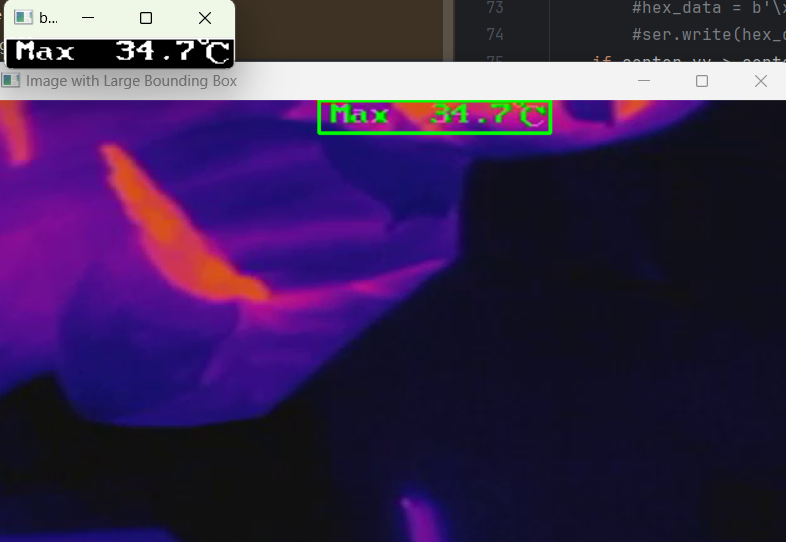
#> input picture 海康TB4117热成像相机图像识别/green.png, 786 x 542 px, given in place of video.mp4, which was not available
$ python TB4117_show.py
#> lines starting #> are read from the running program, lines starting #| are printed output that depends on the picture; after the words box and inside, x2 and y2 are one past the last pixel; in counts of white or black regions, pixels touching at a corner belong together; pictures that were not available may be replaced by others from this repository, and a replacement may not be noted
import cv2
import numpy as np

cap = cv2.VideoCapture("video.mp4")
if not cap.isOpened():
    print("Error: Could not open video.")
    exit()


while True:
    ret, frame = cap.read()
#> frame is the input picture: shape (542, 786, 3); mean B, G, R 80.9, 38.8, 58.6
    height, width = frame.shape[:2]
#> height = 542; width = 786

    center_xx = width // 2
#> center_xx = 393
    center_yy = height // 2
#> center_yy = 271

    _, binary_image = cv2.threshold(frame, 240, 255, cv2.THRESH_BINARY)

    gray = cv2.cvtColor(binary_image, cv2.COLOR_BGR2GRAY)
    _, binary = cv2.threshold(gray, 0, 255, cv2.THRESH_BINARY)
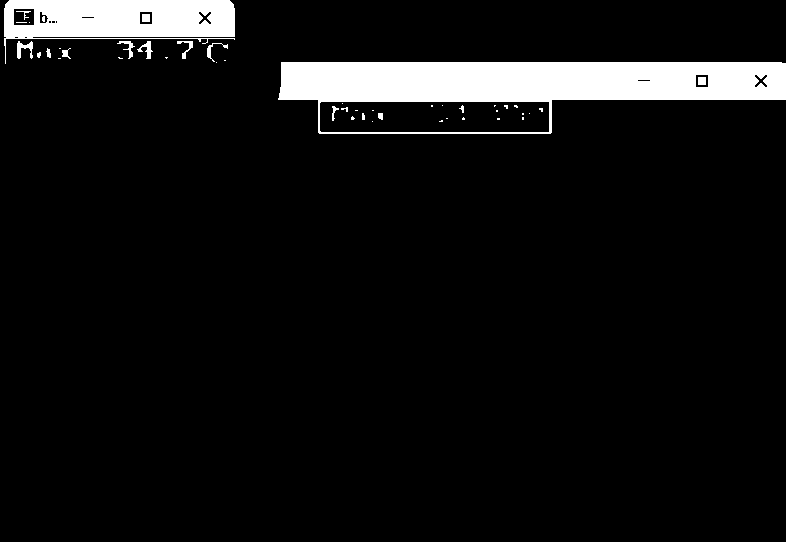
#> binary: shape (542, 786); 6.9% white; 46 white regions (31 under 20 px)

    contours, _ = cv2.findContours(binary, cv2.RETR_EXTERNAL, cv2.CHAIN_APPROX_SIMPLE)
#> contours = 16 contours, 7 with area under 20; largest, box (x1, y1, x2, y2) and area: (278, 62, 786, 134) 26587, (4, 0, 235, 64) 8318, (17, 41, 33, 59) 105, (137, 41, 153, 59) 78, (117, 41, 135, 59) 58

    x_min, y_min = float('inf'), float('inf')
    x_max, y_max = float('-inf'), float('-inf')

    for contour in contours:
        x, y, w, h = cv2.boundingRect(contour)
        x_min = min(x_min, x)
        y_min = min(y_min, y)
        x_max = max(x_max, x + w)
        y_max = max(y_max, y + h)
#> this loop made 16 passes
#> (x, y, w, h, x_min, y_min) on passes 1, 2, 6, 7, 8, 10, 11, 12, 13, 14, 15, 16: (278, 62, 508, 72, 278, 62), (216, 62, 1, 1, 216, 62), (118, 57, 5, 2, 58, 57), (37, 52, 4, 6, 37, 52), (62, 48, 9, 11, 37, 48), (46, 48, 5, 10, 37, 48), (207, 43, 21, 19, 37, 43), (177, 41, 16, 18, 37, 41), (137, 41, 16, 18, 37, 41), (117, 41, 18, 18, 37, 41), (17, 41, 16, 18, 17, 41), (4, 0, 231, 64, 4, 0)
#> (contour, x, y, w, h, x_min, y_min) on passes 3, 4, 5, 9: ([[224, 60], [225, 60]], 224, 60, 2, 1, 216, 60), ([[58, 58], [60, 58]], 58, 58, 3, 1, 58, 58), ([[165, 57], [166, 58], [167, 57]], 165, 57, 3, 2, 58, 57), ([[59, 48], [60, 48]], 59, 48, 2, 1, 37, 48)

    large_box = (x_min, y_min, x_max - x_min, y_max - y_min)
#> large_box = (4, 0, 782, 134)

    # 绘制框
    cv2.rectangle(frame, (x_min, y_min), (x_max+5, y_max+5), (0, 255, 0), 2)
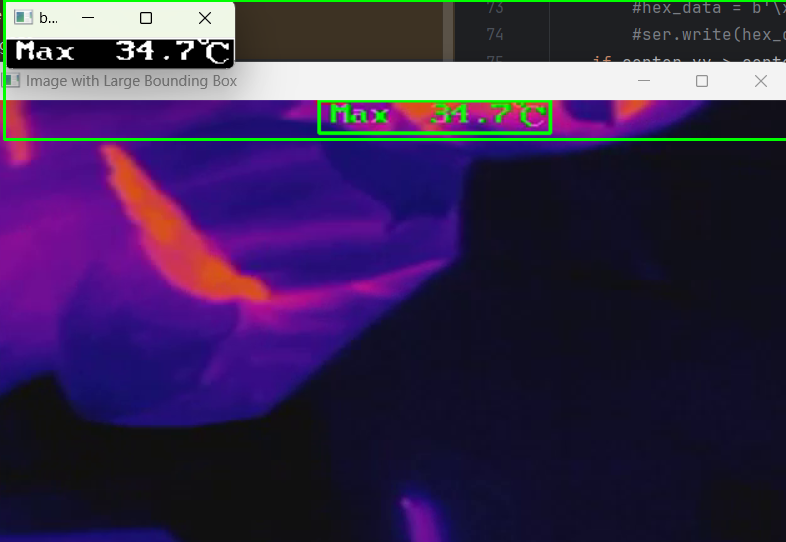
#> frame: shape (542, 786, 3); 1.01% of pixels changed, all inside (x1, y1, x2, y2) = (3, 0, 786, 141)
    cv2.imshow('Image with Large Bounding Box', frame)

    center_x = x_min + (x_max - x_min) // 2
#> center_x = 395
    center_y = y_min + (y_max - y_min) // 2
#> center_y = 67
    print(f"Center of the large bounding box: ({center_x}, {center_y})")
#| Center of the large bounding box: (395, 67)

    roi = frame[y_min:y_max+5, x_min:x_max+5]
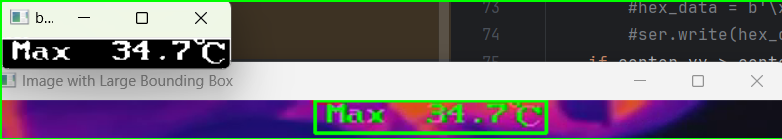
#> roi: shape (139, 782, 3); mean B, G, R 118.7, 110.5, 115.7
    cv2.imshow('roi',roi)

    hsv = cv2.cvtColor(roi, cv2.COLOR_BGR2HSV)
#> hsv: shape (139, 782, 3); mean H, S, V 61.8, 82.6, 138.2

    lower_red1 = np.array([0, 120, 70])
    upper_red1 = np.array([10, 255, 255])
    lower_red2 = np.array([170, 120, 70])
    upper_red2 = np.array([180, 255, 255])
    lower_green = np.array([40, 40, 40])
    upper_green = np.array([80, 255, 255])

    mask_red1 = cv2.inRange(hsv, lower_red1, upper_red1)
#> mask_red1: shape (139, 782); 0.73% white; 54 white regions (48 under 20 px), largest, box (x1, y1, x2, y2) and area: (395, 103, 439, 118) 386, (620, 100, 640, 112) 151, (444, 103, 457, 110) 52, (522, 103, 539, 110) 45, (2, 100, 7, 107) 29, (507, 103, 517, 109) 21
    mask_red2 = cv2.inRange(hsv, lower_red2, upper_red2)
#> mask_red2: shape (139, 782); 1% white; 23 white regions (16 under 20 px), largest, box (x1, y1, x2, y2) and area: (2, 100, 18, 138) 429, (390, 103, 435, 130) 277, (616, 100, 645, 115) 166
    mask_red = mask_red1 | mask_red2
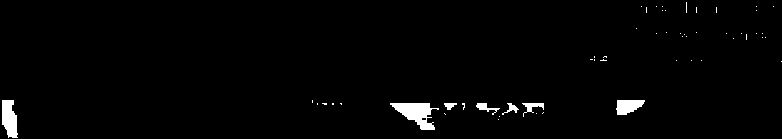
#> mask_red: shape (139, 782); 1.8% white; 55 white regions (48 under 20 px), largest, box (x1, y1, x2, y2) and area: (390, 103, 439, 130) 670, (2, 100, 18, 138) 458, (616, 100, 645, 115) 317
    mask_green = cv2.inRange(hsv, lower_green, upper_green)
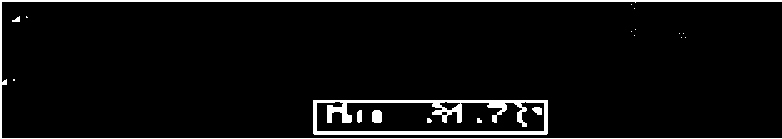
#> mask_green: shape (139, 782); 5.2% white; 19 white regions (11 under 20 px), largest, box (x1, y1, x2, y2) and area: (313, 100, 548, 135) 2736, (0, 0, 782, 139) 2642, (372, 110, 382, 123) 121

    num_pixels_red = cv2.countNonZero(mask_red)
#> num_pixels_red = 1919
    num_pixels_green = cv2.countNonZero(mask_green)
#> num_pixels_green = 5705

    gray = cv2.cvtColor(roi, cv2.COLOR_BGR2GRAY)
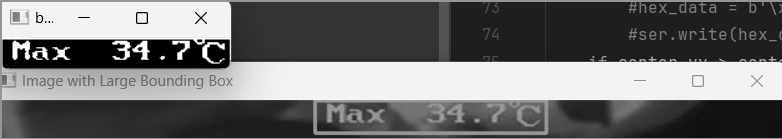
#> gray: shape (139, 782); min 0, max 255, mean 113.1
    if num_pixels_green > num_pixels_red:
        print("green")
        _, binary = cv2.threshold(gray, 127, 255, cv2.THRESH_BINARY)
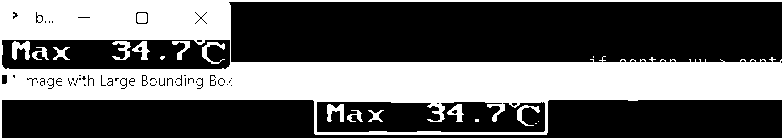
#> binary: shape (139, 782); 39.1% white; 19 white regions (5 under 20 px), largest, box (x1, y1, x2, y2) and area: (0, 0, 782, 139) 40688, (12, 41, 30, 60) 216, (327, 104, 344, 122) 187

    else :
        print("red")
        _, binary = cv2.threshold(gray, 50, 255, cv2.THRESH_BINARY)


    cv2.imshow('binarry',binary)

    if cv2.waitKey(25) & 0xFF == ord('q'):
#> (key q is pressed here)
        break

cap.release()
cv2.destroyAllWindows()

$ run again, on 海康TB4117热成像相机图像识别/red.png
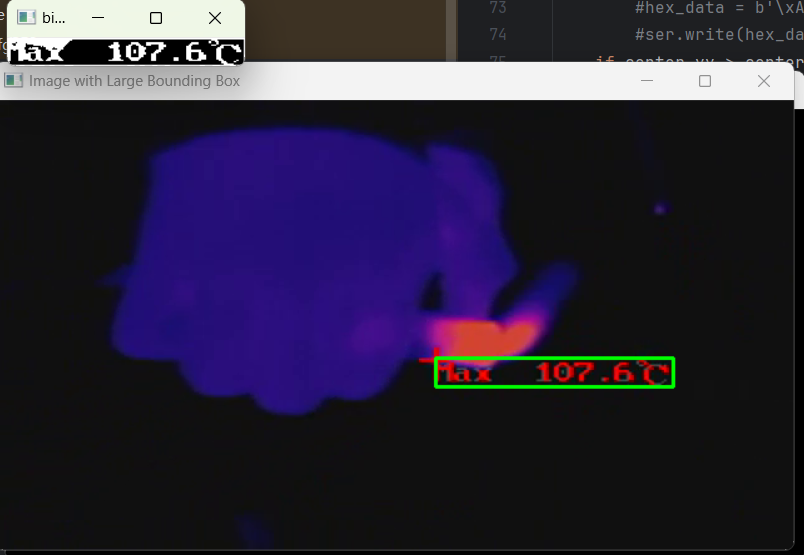
#> input picture 海康TB4117热成像相机图像识别/red.png, 804 x 555 px, given in place of video.mp4, which was not available
#> frame is the input picture: shape (555, 804, 3); mean B, G, R 59, 38.4, 44.4
#> `_, binary = cv2.threshold(gray, 0, 255, cv2.THRESH_BINARY)`:
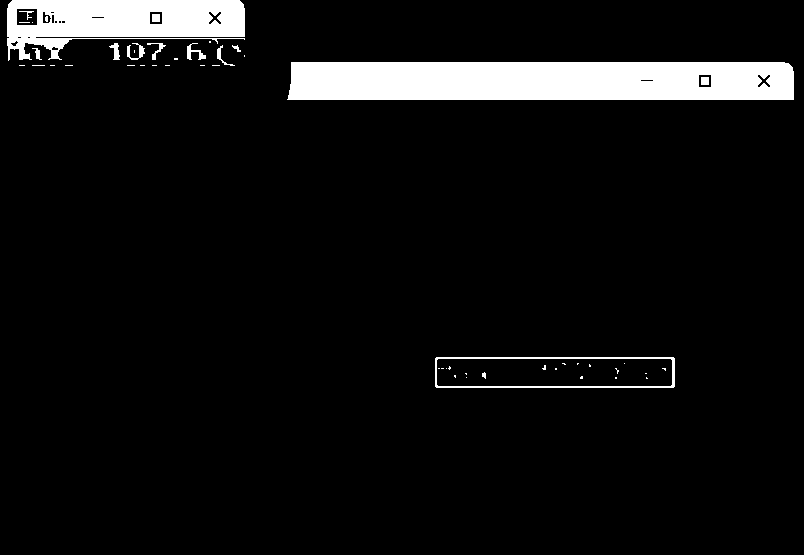
#> binary: shape (555, 804); 6.7% white; 50 white regions (36 under 20 px)
#> contours = 24 contours, 15 with area under 20; largest, box (x1, y1, x2, y2) and area: (287, 62, 794, 100) 18580, (7, 0, 245, 61) 9214, (435, 357, 675, 388) 7168, (187, 43, 206, 60) 81, (127, 43, 145, 60) 73
#> the loop `for contour in contours:` made 24 passes
#> (contour, x, y, w, h, x_min, y_min, x_max) on passes 2 to 9: ([[212, 65], [219, 65]], 212, 65, 8, 1, 212, 65, 675), ([[200, 65], [204, 65]], 200, 65, 5, 1, 200, 65, 675), ([[165, 65], [169, 65]], 165, 65, 5, 1, 165, 65, 675), ([[152, 65], [156, 65]], 152, 65, 5, 1, 152, 65, 675), ([[140, 65], [144, 65]], 140, 65, 5, 1, 140, 65, 675), ([[127, 65], [134, 65]], 127, 65, 8, 1, 127, 65, 675), ([[65, 65], [72, 65]], 65, 65, 8, 1, 65, 65, 675), ([[50, 65], [54, 65]], 50, 65, 5, 1, 50, 65, 675)
#> large_box = (7, 0, 787, 388)
#> frame: shape (555, 804, 3); 1.41% of pixels changed, all inside (x1, y1, x2, y2) = (6, 0, 801, 395)
#> center_x = 400
#> center_y = 194
#| Center of the large bounding box: (400, 194)
#> hsv: shape (393, 792, 3); mean H, S, V 67.7, 92.9, 84.5
#> mask_red1: shape (393, 792); 1.1% white; 62 white regions (49 under 20 px), largest, box (x1, y1, x2, y2) and area: (449, 323, 522, 356) 1791, (554, 362, 587, 382) 278, (606, 362, 627, 382) 207
#> mask_red2: shape (393, 792); 0.37% white; 49 white regions (39 under 20 px), largest, box (x1, y1, x2, y2) and area: (442, 322, 527, 356) 639, (431, 360, 448, 368) 60, (466, 361, 487, 365) 51
#> mask_red: shape (393, 792); 1.4% white; 55 white regions (42 under 20 px), largest, box (x1, y1, x2, y2) and area: (442, 322, 527, 356) 2435, (546, 362, 587, 382) 496, (431, 360, 454, 382) 280
#> mask_green: shape (393, 792); 1.9% white; 18 white regions (15 under 20 px), largest, box (x1, y1, x2, y2) and area: (0, 0, 792, 393) 3570, (426, 356, 669, 389) 2349, (12, 16, 20, 22) 29
#> num_pixels_red = 4474
#> num_pixels_green = 5973
#> `_, binary = cv2.threshold(gray, 127, 255, cv2.THRESH_BINARY)`:
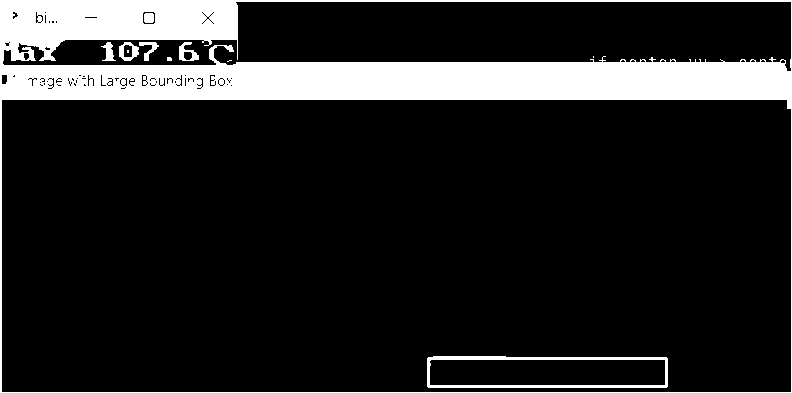
#> binary: shape (393, 792); 14.4% white; 11 white regions (4 under 20 px), largest, box (x1, y1, x2, y2) and area: (0, 0, 792, 393) 42283, (427, 356, 668, 388) 1669, (119, 42, 139, 61) 198
